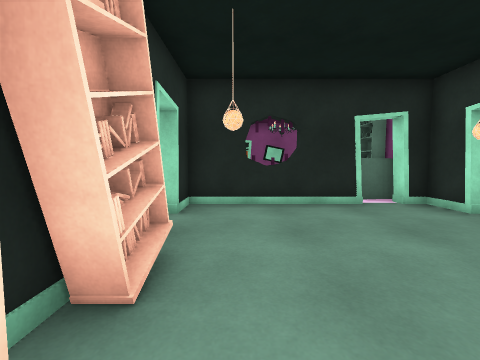
[1] (above)

17 first-person views from a walk through a scene from a Unity 3-D project. The camera is 1.2 m above the floor, tilts 4° down and sees 90° across. The floor is counted in squares, 1 m on a side. Each view is taken from the middle of a square. On the plan, view 1 faces up. The plan holds only what a view shows up to about 12 squares ahead; the rest is blank. The place goes on beyond the plan. The player is left out.

[2]
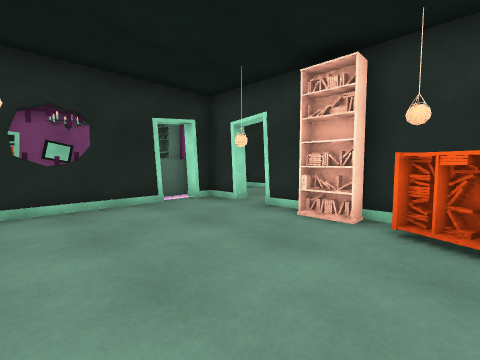

[3]
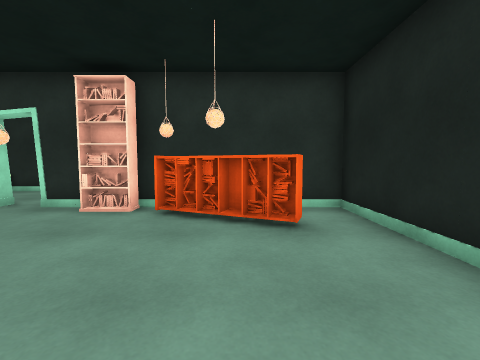

[4]
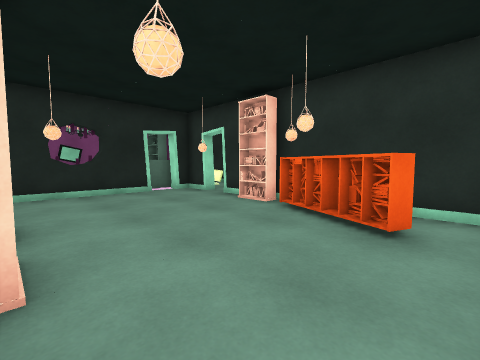

[5]
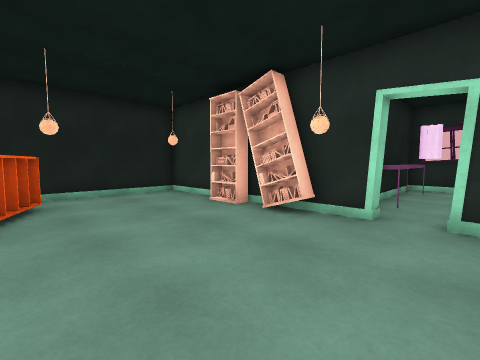

[6]
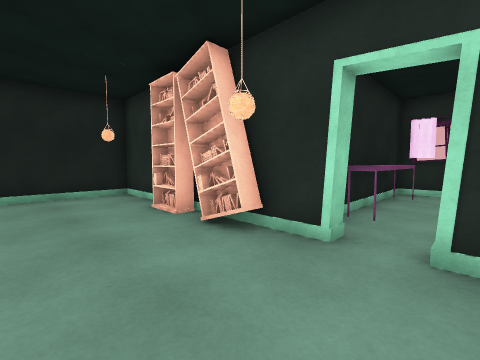

[7]
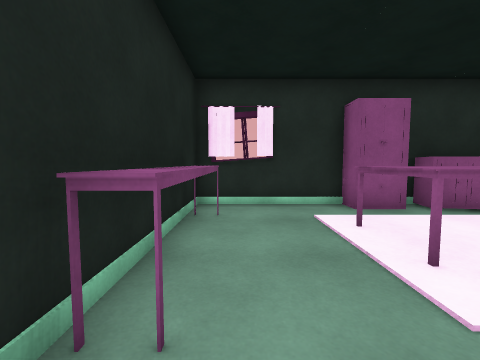

[8]
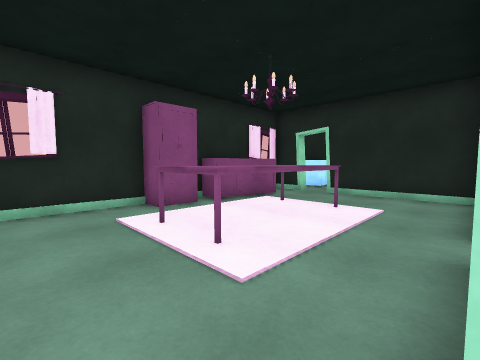

[9]
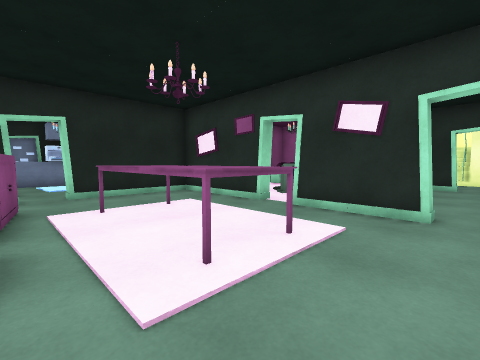

[10]
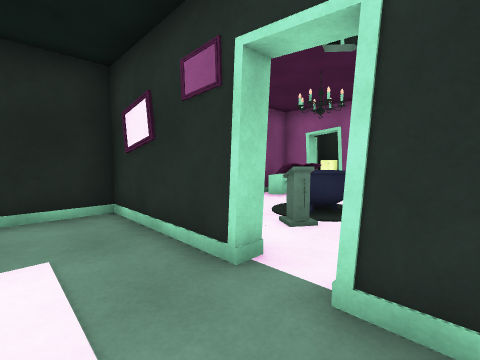

[11]
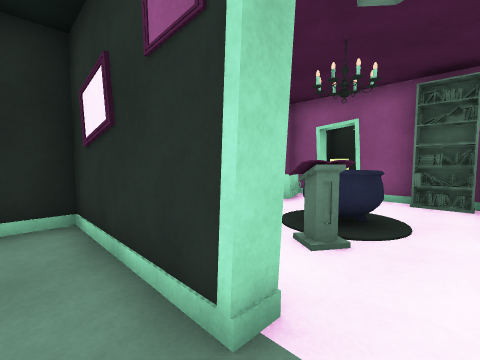

[12]
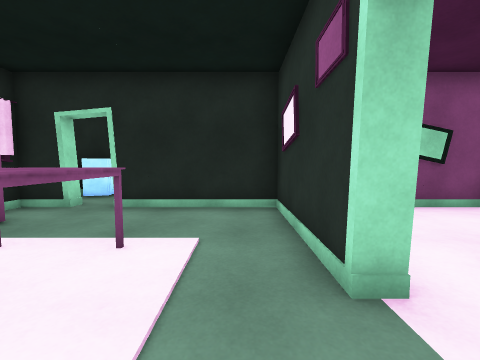

[13]
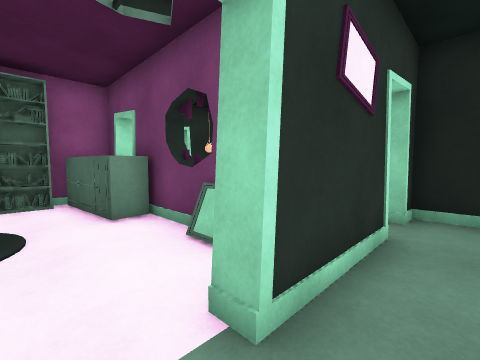

[14]
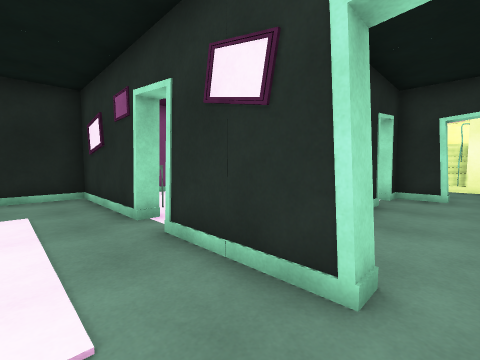

[15]
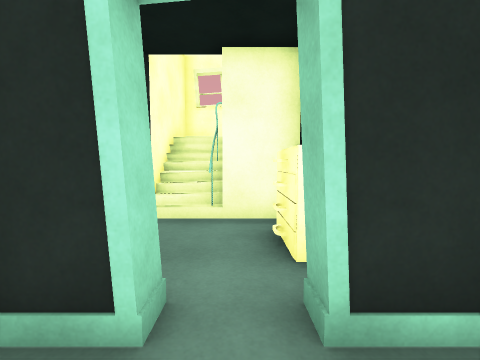

[16]
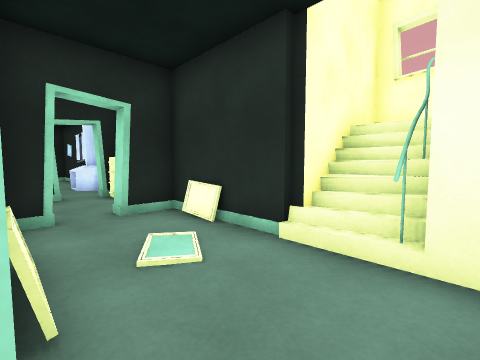

[17]
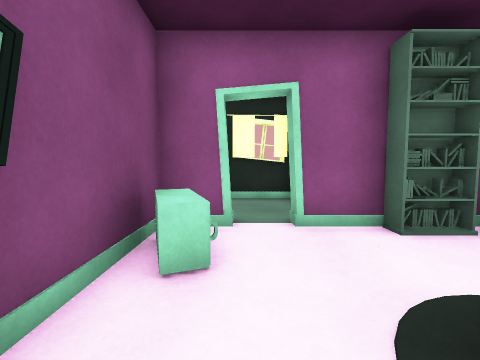

### Floor plan
Key: @ floor where view 1 was taken; # wall or solid block; x gap in a wall; . floor; ^ raised ledge; v drop or lower ground; L lamp; C curtain; O other object.
Columns run from 9 left of view 1 to 10 right of it. Each row starts with its distance up from view 1.
 21   ^
 20   .
 19 #O.
 18 #O.
 17 #O.
 16 #..
 15 ##.#####  #########
 14 .......#O ...Ov#  C
 13  O.....#O....O.x..C
 12 CO.....#O..O...# ..#
 11 #O.OO..#OOOO...#####
 10 #O.OO..x..OO..##..#
  9 OO.OO..x.....O##..O
  8 #O.OO..#OO.OOOOO..##
  7 #..OO..######.##...#
  6 C......#.......#..##
  5 C.................##
  4 ##OOOO##.....L ##O#
  3        ##.....##
  2        ##.....##
  1        ##.....O#
  0        ##@...OO#
 -1        #.....O.#
 -2        #....OO.#
 -3        #.......#
 -4        #########

Where each view was taken, in squares from view 1:
view 1: 0 up, 0 right, facing up
view 2: 0 up, 0 right, facing up-right
view 3: 1 down, 1 left, facing right
view 4: 3 down, 1 left, facing up-right
view 5: 6 up, 4 right, facing down-left
view 6: 6 up, 2 right, facing down-left
view 7: 5 up, 2 left, facing left
view 8: 5 up, 2 left, facing up-left
view 9: 5 up, 8 left, facing up-right
view 10: 8 up, 4 left, facing up-right
view 11: 9 up, 3 left, facing up-right
view 12: 8 up, 3 left, facing up
view 13: 10 up, 3 left, facing down-right
view 14: 5 up, 4 left, facing up-right
view 15: 5 up, 4 right, facing right
view 16: 5 up, 6 right, facing up-right
view 17: 13 up, 1 right, facing right
